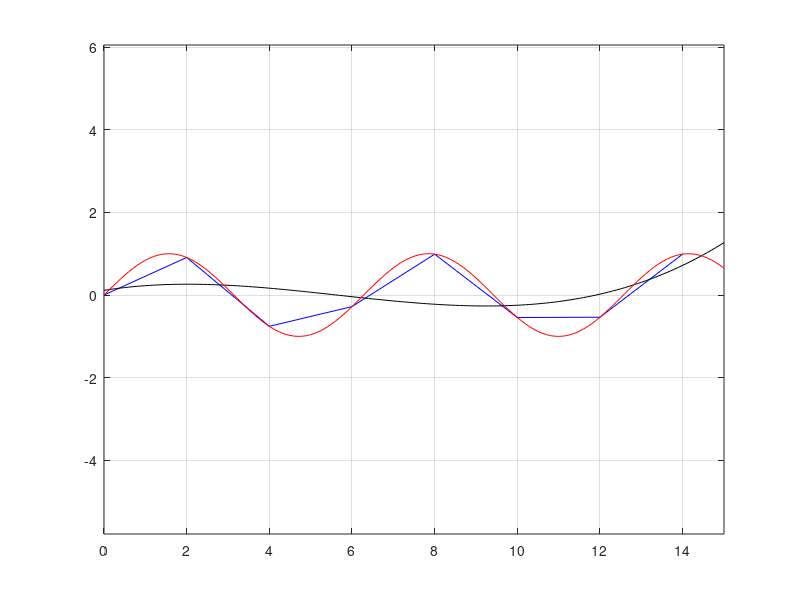

Source code (MATLAB):
clear all
x0=0:2:15;
y0=sin(x0);%样本点

plot(x0,y0,'b-');%样本散点图
hold on

p=polyfit(x0,y0,3);%3次拟合
x=0:0.1:15;
y=polyval(p,x);
plot(x,y,'k-');%拟合曲线
hold on
y1=sin(x);
plot(x,y1,'r-');%真实曲线

axis equal;
grid on;
